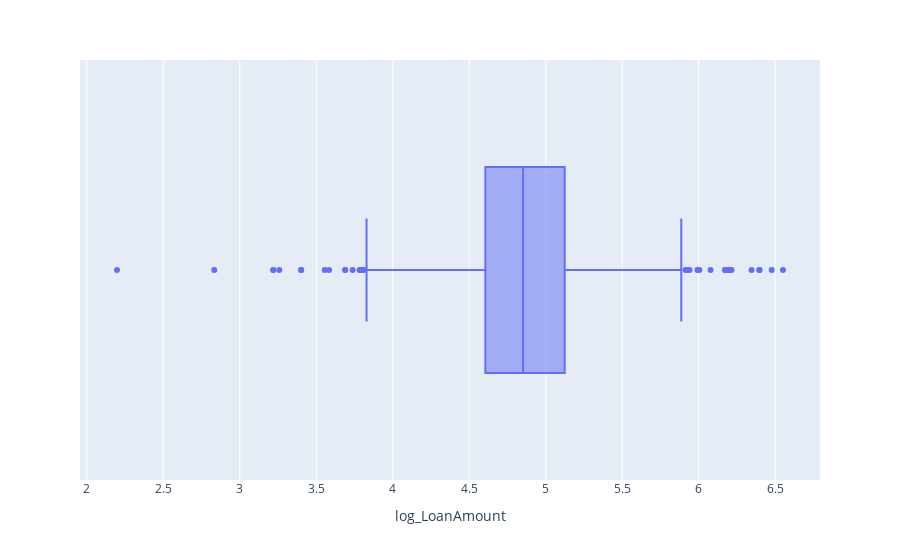

Notebook cell for this chart:
### Code cell
px.box(df, x= "log_LoanAmount")

### Figure 1 — Plotly figure (JSON) as saved in the notebook; plotly's stock layout.template omitted (floating-point values rounded to 4 significant figures; data arrays with more than 128 entries replaced by an {"elided": "..."} marker saying what was removed)
{"data": [{"alignmentgroup": "True", "hovertemplate": "log_LoanAmount=%{x}<extra></extra>", "legendgroup": "", "marker": {"color": "#636efa"}, "name": "", "notched": false, "offsetgroup": "", "orientation": "h", "showlegend": false, "type": "box", "x": {"elided": "614 float values"}, "x0": " ", "xaxis": "x", "y0": " ", "yaxis": "y"}], "layout": {"boxmode": "group", "legend": {"tracegroupgap": 0}, "margin": {"t": 60}, "xaxis": {"anchor": "y", "domain": [0, 1], "title": {"text": "log_LoanAmount"}}, "yaxis": {"anchor": "x", "domain": [0, 1]}}}
